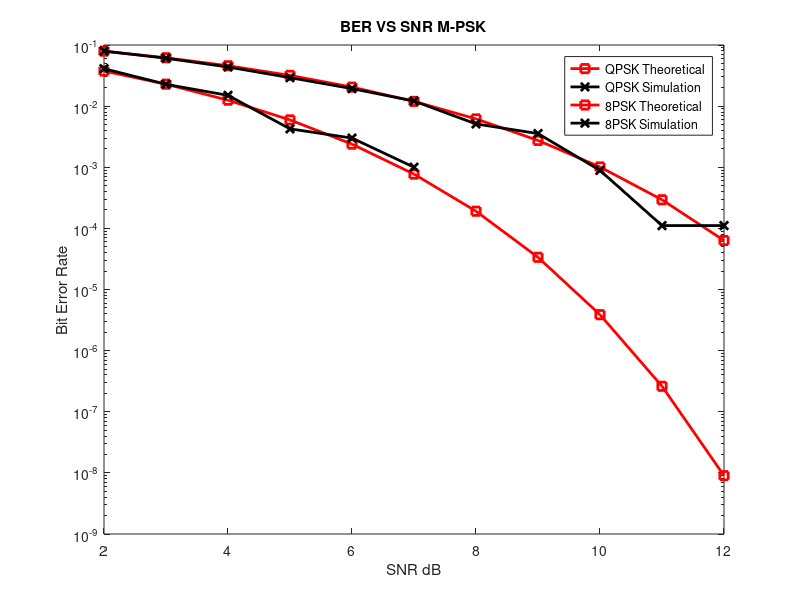

This figure's MATLAB source:

clc;
clear all;
close all;
for k=2:3;
    M=2^k;                       %size
    N = k*10^3;                    % number of symbols
    a = [0:M-1]*2*pi/M;            % phase values
    SNRdB  = [2:1:12];             % SNR range
    sdB  = SNRdB + 10*log10(k);
    
    % Mbinary to Gray code conversion
     b = [0:M-1];
     map =bitxor(b,floor(b/2));
     [tt ind] = sort(map);
    
    c = zeros(1,N);
    for i = 1:length(SNRdB)
        
        
        bits = rand(1,N*k,1)>0.5;                        % random 1's and 0's
        
        % binary to decimal
        bin2DecMatrix = ones(N,1)*(2.^((k-1):-1:0)) ;
        shape=  reshape(bits,k,N).';
        
        % decimal to binary
        G= (sum(shape.*bin2DecMatrix,2)).';
        
        % Gray code mapping
        dec = ind(G+1)-1; %
        ph= dec*2*pi/M;
        
        % modulation
        d= exp(1i*ph);
        s = d;
        
        % AWGN
        
        n = 1/sqrt(2)*(randn(1,N) + 1i*randn(1,N));
        
        % reciever
        r = s + 10^(-sdB(i)/20)*n;
        % demodulation
        
        e = angle(r);
        
        % phase
        
        e(e<0) = e(e<0) + 2*pi;
        c = 2*pi/M*round(e/(2*pi/M));
        
        c(c==2*pi) = 0;
        cd = round(c*M/(2*pi));
        
        % Decimal to Gray conversion
        
        f = map(cd+1);
        cb = dec2bin(f,k) ;
        
        cb = cb.';
        cb = cb(1:end).';
        cb = str2num(cb).' ;
        
        
        % errors
        Err(i) = size(find(bits- cb),2);
        
        
    end
    sBer=Err/(N*k);
    tBer =(1/k)*erfc(sqrt(k*10.^(SNRdB/10))*sin(pi/M));
    
    % plot
 
    semilogy(SNRdB,tBer,'rs-','LineWidth',2);
    hold on
    semilogy(SNRdB,sBer,'kx-','LineWidth',2);
    hold on
    
end
legend('QPSK Theoretical', 'QPSK Simulation','8PSK Theoretical','8PSK Simulation');
xlabel('SNR dB')
ylabel('Bit Error Rate')
title('BER VS SNR M-PSK')